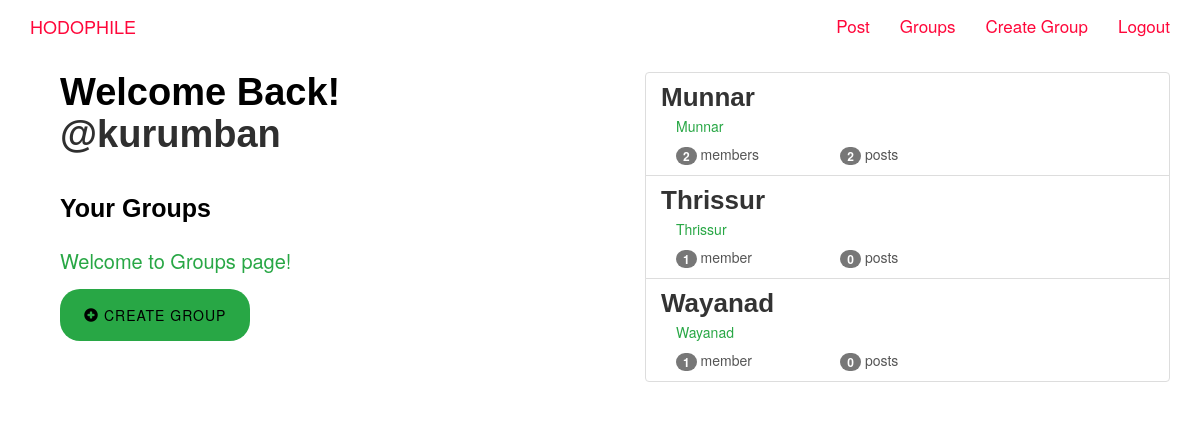
The page /groups/ (signed in) on the database as committed earlier.
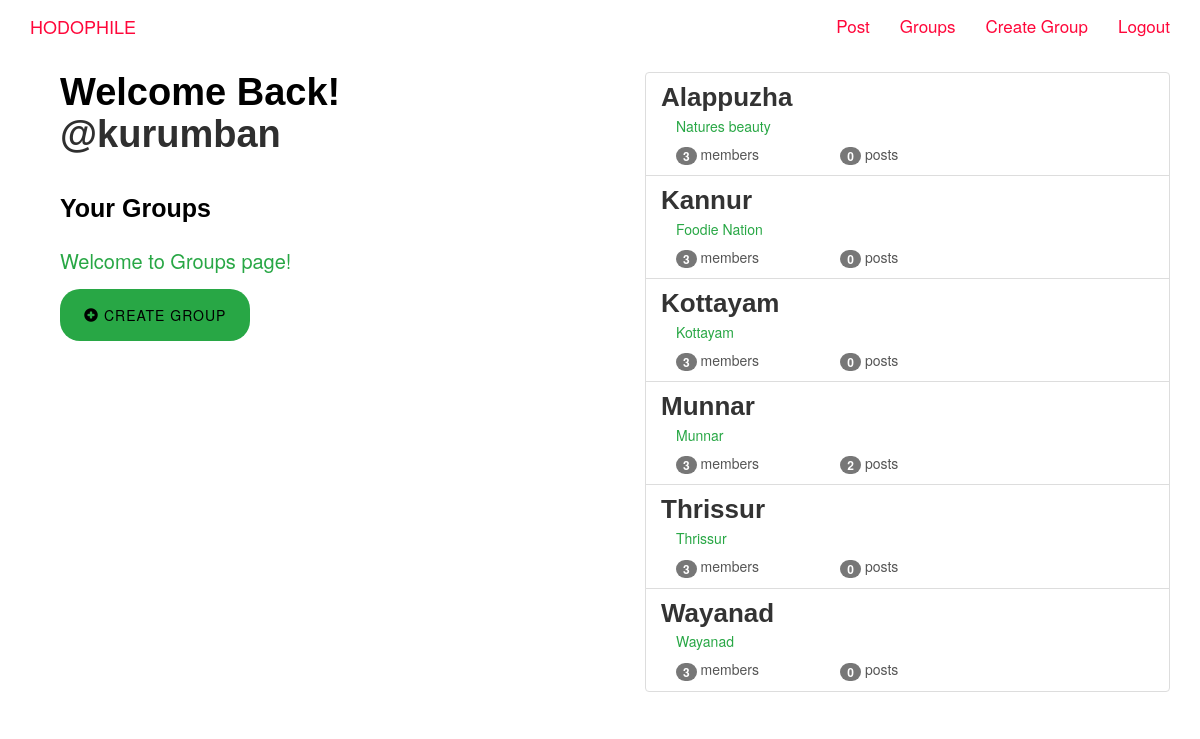
The same page on the database as committed later.
### groups/models.py (models this page shows, shortened)
class Group(models.Model):
    name=models.CharField(max_length=255,unique=True)
    slug=models.SlugField(allow_unicode=True,unique=True)
    description=models.TextField(blank=True,default='')
    description_html=models.TextField(editable=False,default='',blank=True)
    members=models.ManyToManyField(User,through='GroupMember')
    class Meta:
        ordering=['name']

### groups/views.py (the view)
# urls.py: path('',views.ListGroup.as_view(),name="all"),
class ListGroup(LoginRequiredMixin,generic.ListView):
    model=Group

### groups/templates/groups/group_list.html
{% extends "groups/group_base.html" %}
{% block pregroup %}
  <div class="col-md-8">
    <div class="content">
      {% if user.is_authenticated %}
        <h1>Welcome Back! <a href="{% url 'posts:for_user' username=user.username %}">@{{user.username}}</a></h1>
      {% endif %}
      <h2 style="font-size: 25px;">Your Groups</h2>
      <p style="padding-bottom: 20px; font-size: 20px;">Welcome to Groups page!</p>
    </div>
    {% if user.is_authenticated %}
      <a href="{% url 'groups:create' %}" class="mu-send-msg-btn" style="color:black; margin-top: 25px;"><span class="glyphicon glyphicon-plus-sign" style="margin-top:20px margin-right:20px;"></span>  Create Group</a>
    {% endif %}
  <br><br>
  </div>
{% endblock %}
{% block group_content %}
  <div class="col-md-12">
    <div class="list-group">
      {% for group in object_list %}
      <a href="{% url 'groups:single' slug=group.slug %}" class="list-group-item">
        <h3 class="title list-group-item-heading">{{group.name}}</h3>
        <div class="list-group-item-text container-fluid">
            {{group.description_html|safe}}
            <div class="row">
              <div class="col-md-4">
                <span class="badge">{{group.members.count}}</span>
                member{{group.members.count|pluralize}}
              </div>
              <div class="col-md-4">
                <span class="badge">{{group.posts.count}}</span>
                post{{group.posts.count|pluralize}}
              </div>
            </div>
        </div>
      </a>
      {% endfor %}
    </div>
  </div>
{% endblock %}

Rows that differ between the two databases and show on the page:
added Group: name "Alappuzha", description_html "Natures beauty", members.count "3", posts.count "0"
added Group: name "Kannur", description_html "Foodie Nation", members.count "3", posts.count "0"
added Group: name "Kottayam", description_html "Kottayam", members.count "3", posts.count "0"
computed for Group "Munnar": members.count "2" → "3"
computed for Group "Thrissur": members.count "1" → "3"
computed for Group "Wayanad": members.count "1" → "3"
